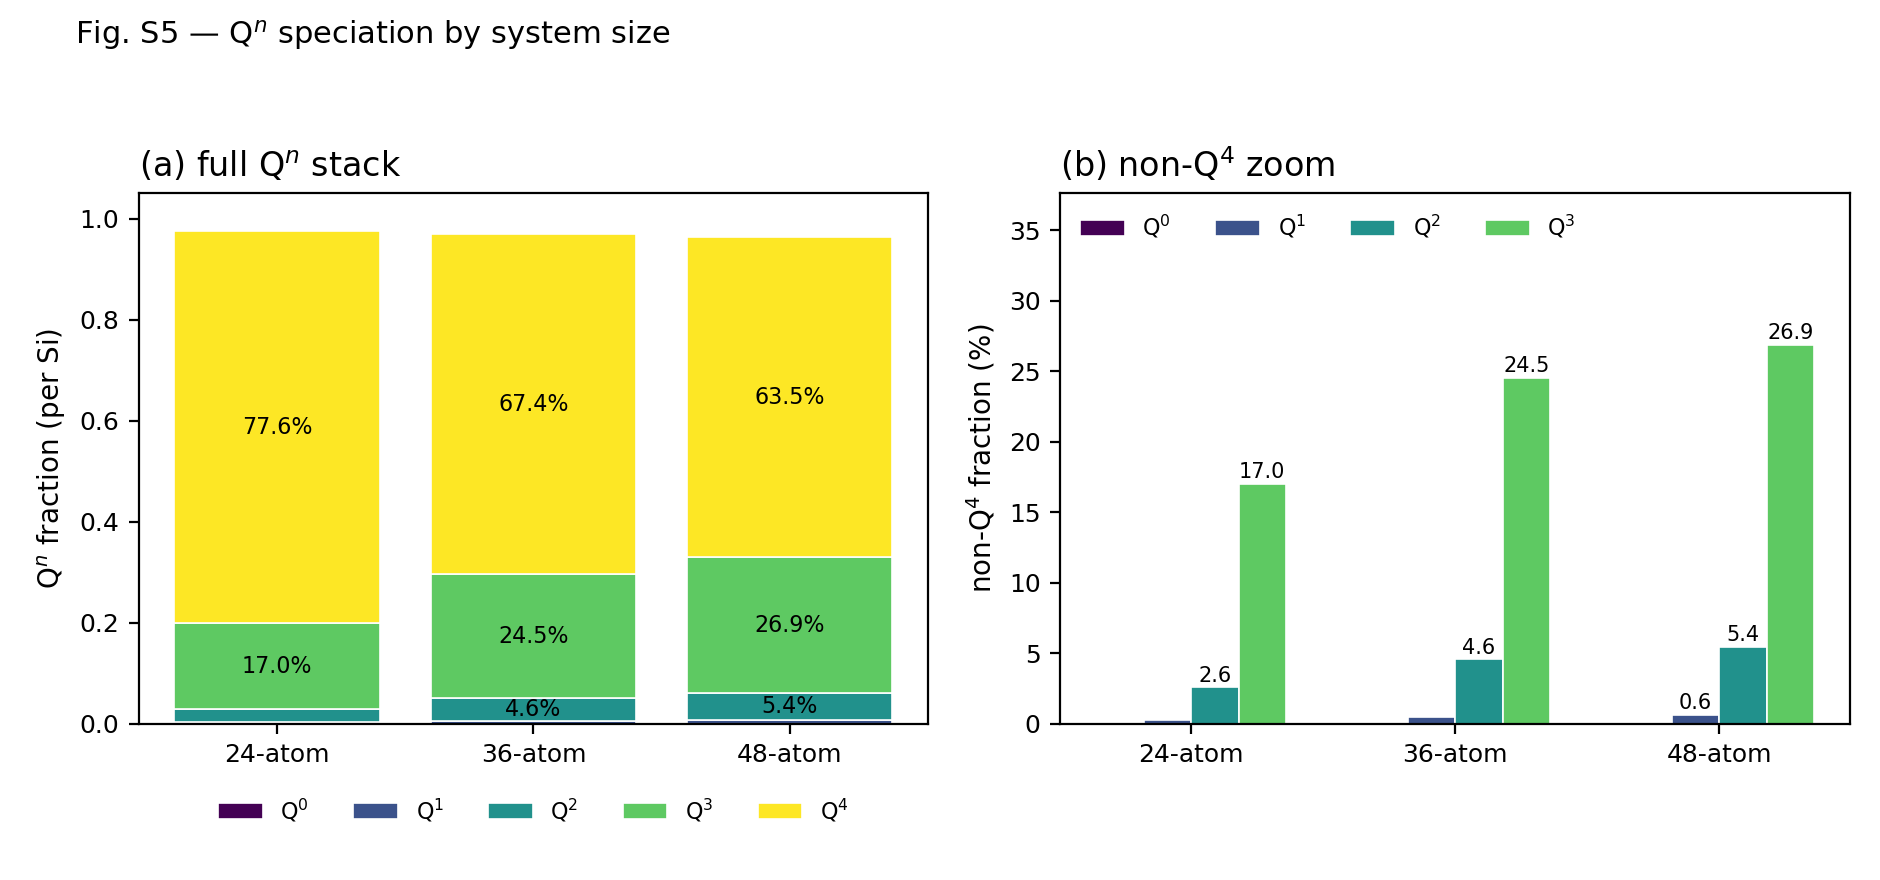

Write the Python code that produced this figure.
"""
Fig. S5 — Boltzmann-weighted Q^n speciation broken down per system size.
Stacked bars showing Q^0..Q^4 fractions; companion panel zooms into the
non-Q^4 regime (Q^0..Q^3) so the trend across sizes is visible.
"""

from __future__ import annotations

import sys
from pathlib import Path

import matplotlib.pyplot as plt
import numpy as np

ROOT = Path(__file__).resolve().parents[2]
sys.path.insert(0, str(ROOT))

from paper_completion._load import (   # noqa: E402
    SizeEnsemble, SIZE_COLORS, SIZE_LABELS,
)

SIZES = (24, 36, 48)
QN_COLORS = {0: "#440154", 1: "#3b528b", 2: "#21918c", 3: "#5ec962", 4: "#fde725"}
OUT = Path(__file__).parent


def main():
    plt.rcParams.update({
        "font.family": "DejaVu Sans",
        "axes.labelsize": 10, "xtick.labelsize": 9, "ytick.labelsize": 9,
        "legend.fontsize": 8,
    })

    fracs = {sz: SizeEnsemble(sz).avg_qn_fractions() for sz in SIZES}

    fig, axes = plt.subplots(1, 2, figsize=(9.4, 4.4),
                              gridspec_kw={"width_ratios": [1, 1]})

    # ---- left: stacked bars (full distribution) ----
    ax = axes[0]
    x = np.arange(len(SIZES))
    bottom = np.zeros(len(SIZES))
    for n in range(5):
        h = np.array([fracs[sz][n] for sz in SIZES])
        ax.bar(x, h, bottom=bottom, color=QN_COLORS[n],
               edgecolor="white", linewidth=0.6, label=f"Q$^{n}$")
        for i, (b, v) in enumerate(zip(bottom, h)):
            if v >= 0.04:
                ax.text(x[i], b + v / 2, f"{v*100:.1f}%",
                        ha="center", va="center", fontsize=8,
                        color="white" if n in (0, 1) else "black")
        bottom += h
    ax.set_xticks(x); ax.set_xticklabels([SIZE_LABELS[s] for s in SIZES])
    ax.set_ylabel("Q$^n$ fraction (per Si)")
    ax.set_ylim(0, 1.05)
    ax.legend(ncol=5, frameon=False, loc="upper center", bbox_to_anchor=(0.5, -0.10))
    ax.set_title("(a) full Q$^n$ stack", loc="left")

    # ---- right: non-Q4 zoom ----
    ax = axes[1]
    width = 0.18
    offsets = (-1.5, -0.5, 0.5, 1.5)
    for i, n in enumerate((0, 1, 2, 3)):
        h = np.array([fracs[sz][n] for sz in SIZES]) * 100
        ax.bar(x + offsets[i] * width, h, width, color=QN_COLORS[n],
               edgecolor="white", linewidth=0.6, label=f"Q$^{n}$")
        for xi, hi in zip(x + offsets[i] * width, h):
            if hi >= 0.5:
                ax.text(xi, hi + 0.4, f"{hi:.1f}", ha="center", fontsize=7.5)
    ax.set_xticks(x); ax.set_xticklabels([SIZE_LABELS[s] for s in SIZES])
    ax.set_ylabel("non-Q$^4$ fraction (%)")
    ax.set_title("(b) non-Q$^4$ zoom", loc="left")
    ax.legend(frameon=False, ncol=4, loc="upper left")
    ax.set_ylim(0, max(np.array([fracs[sz][3] for sz in SIZES]) * 100) * 1.4)

    fig.suptitle("Fig. S5 — Q$^n$ speciation by system size",
                 x=0.04, ha="left", fontsize=11)
    fig.tight_layout(rect=[0, 0, 1, 0.95])
    pdf = OUT / "figS5_qn_breakdown.pdf"
    png = OUT / "figS5_qn_breakdown.png"
    fig.savefig(pdf); fig.savefig(png, dpi=200)
    print(f"Wrote {pdf.name} and {png.name}")


if __name__ == "__main__":
    main()
